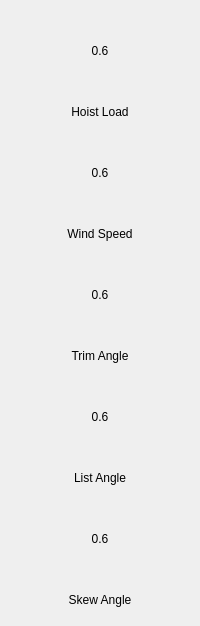
     <widget class="QWidget" name="sideInfoWidget" native="true">
      <property name="minimumSize">
       <size>
        <width>120</width>
        <height>0</height>
       </size>
      </property>
      <layout class="QVBoxLayout" name="verticalLayout">
       <item>
        <widget class="QLabel" name="hoistLoad">
         <property name="sizePolicy">
          <sizepolicy hsizetype="Preferred" vsizetype="Minimum">
           <horstretch>0</horstretch>
           <verstretch>0</verstretch>
          </sizepolicy>
         </property>
         <property name="minimumSize">
          <size>
           <width>80</width>
           <height>80</height>
          </size>
         </property>
         <property name="maximumSize">
          <size>
           <width>16777215</width>
           <height>80</height>
          </size>
         </property>
         <property name="text">
          <string>0.6</string>
         </property>
         <property name="alignment">
          <set>Qt::AlignCenter</set>
         </property>
         <property name="textInteractionFlags">
          <set>Qt::NoTextInteraction</set>
         </property>
        </widget>
       </item>
       <item>
        <widget class="QLabel" name="hoistLoadLabel">
         <property name="minimumSize">
          <size>
           <width>0</width>
           <height>30</height>
          </size>
         </property>
         <property name="maximumSize">
          <size>
           <width>16777215</width>
           <height>30</height>
          </size>
         </property>
         <property name="text">
          <string>Hoist Load</string>
         </property>
         <property name="alignment">
          <set>Qt::AlignCenter</set>
         </property>
        </widget>
       </item>
       <item>
        <widget class="QLabel" name="windSpeed">
         <property name="sizePolicy">
          <sizepolicy hsizetype="Preferred" vsizetype="Minimum">
           <horstretch>0</horstretch>
           <verstretch>0</verstretch>
          </sizepolicy>
         </property>
         <property name="minimumSize">
          <size>
           <width>80</width>
           <height>80</height>
          </size>
         </property>
         <property name="maximumSize">
          <size>
           <width>16777215</width>
           <height>80</height>
          </size>
         </property>
         <property name="text">
          <string>0.6</string>
         </property>
         <property name="alignment">
          <set>Qt::AlignCenter</set>
         </property>
         <property name="textInteractionFlags">
          <set>Qt::NoTextInteraction</set>
         </property>
        </widget>
       </item>
       <item>
        <widget class="QLabel" name="windSpeedLabel">
         <property name="minimumSize">
          <size>
           <width>0</width>
           <height>30</height>
          </size>
         </property>
         <property name="maximumSize">
          <size>
           <width>16777215</width>
           <height>30</height>
          </size>
         </property>
         <property name="text">
          <string>Wind Speed</string>
         </property>
         <property name="alignment">
          <set>Qt::AlignCenter</set>
         </property>
        </widget>
       </item>
       <item>
        <widget class="QLabel" name="trimAngle">
         <property name="sizePolicy">
          <sizepolicy hsizetype="Preferred" vsizetype="Minimum">
           <horstretch>0</horstretch>
           <verstretch>0</verstretch>
          </sizepolicy>
         </property>
         <property name="minimumSize">
          <size>
           <width>80</width>
           <height>80</height>
          </size>
         </property>
         <property name="maximumSize">
          <size>
           <width>16777215</width>
           <height>80</height>
          </size>
         </property>
         <property name="text">
          <string>0.6</string>
         </property>
         <property name="alignment">
          <set>Qt::AlignCenter</set>
         </property>
         <property name="textInteractionFlags">
          <set>Qt::NoTextInteraction</set>
         </property>
        </widget>
       </item>
       <item>
        <widget class="QLabel" name="trimAngleLabel">
         <property name="minimumSize">
          <size>
           <width>0</width>
           <height>30</height>
          </size>
         </property>
         <property name="maximumSize">
          <size>
           <width>16777215</width>
           <height>30</height>
          </size>
         </property>
         <property name="text">
          <string>Trim Angle</string>
         </property>
         <property name="alignment">
          <set>Qt::AlignCenter</set>
         </property>
        </widget>
       </item>
       <item>
        <widget class="QLabel" name="listAngle">
         <property name="sizePolicy">
          <sizepolicy hsizetype="Preferred" vsizetype="Minimum">
           <horstretch>0</horstretch>
           <verstretch>0</verstretch>
          </sizepolicy>
         </property>
         <property name="minimumSize">
          <size>
           <width>80</width>
           <height>80</height>
          </size>
         </property>
         <property name="maximumSize">
          <size>
           <width>16777215</width>
           <height>80</height>
          </size>
         </property>
         <property name="text">
          <string>0.6</string>
         </property>
         <property name="alignment">
          <set>Qt::AlignCenter</set>
         </property>
         <property name="textInteractionFlags">
          <set>Qt::NoTextInteraction</set>
         </property>
        </widget>
       </item>
       <item>
        <widget class="QLabel" name="listAngleLabel">
         <property name="minimumSize">
          <size>
           <width>0</width>
           <height>30</height>
          </size>
         </property>
         <property name="maximumSize">
          <size>
           <width>16777215</width>
           <height>30</height>
          </size>
         </property>
         <property name="text">
          <string>List Angle</string>
         </property>
         <property name="alignment">
          <set>Qt::AlignCenter</set>
         </property>
        </widget>
       </item>
       <item>
        <widget class="QLabel" name="skewAngle">
         <property name="sizePolicy">
          <sizepolicy hsizetype="Preferred" vsizetype="Minimum">
           <horstretch>0</horstretch>
           <verstretch>0</verstretch>
          </sizepolicy>
         </property>
         <property name="minimumSize">
          <size>
           <width>80</width>
           <height>80</height>
          </size>
         </property>
         <property name="maximumSize">
          <size>
           <width>16777215</width>
           <height>80</height>
          </size>
         </property>
         <property name="text">
          <string>0.6</string>
         </property>
         <property name="alignment">
          <set>Qt::AlignCenter</set>
         </property>
         <property name="textInteractionFlags">
          <set>Qt::NoTextInteraction</set>
         </property>
        </widget>
       </item>
       <item>
        <widget class="QLabel" name="skewAngleLabel">
         <property name="minimumSize">
          <size>
           <width>0</width>
           <height>30</height>
          </size>
         </property>
         <property name="maximumSize">
          <size>
           <width>16777215</width>
           <height>30</height>
          </size>
         </property>
         <property name="text">
          <string>Skew Angle</string>
         </property>
         <property name="alignment">
          <set>Qt::AlignCenter</set>
         </property>
        </widget>
       </item>
      </layout>
     </widget>
